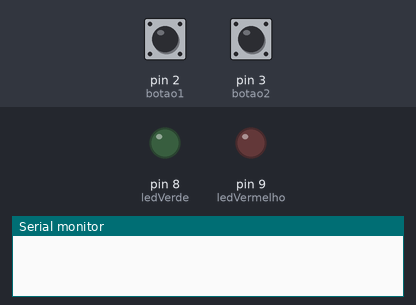
A sketch run on a simulated Arduino Uno, built with avr-gcc and run on an emulated ATmega328P. On the bench: output pins drawn as LEDs (lit = HIGH), the last lines printed to the serial monitor. The test bench sets the inputs (shaded band); at power-on: pin 2 (botao1) LOW, pin 3 (botao2) LOW.

Above: at 1.2 s.
1.3 s: pin 2 (botao1) pulled HIGH for 0.15 s
At 2.4 s:
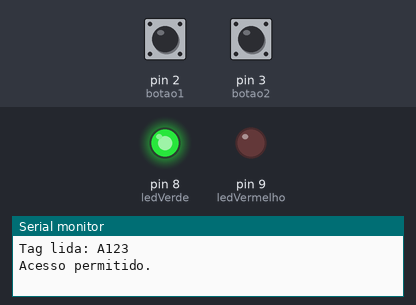
4.4 s: pin 3 (botao2) pulled HIGH for 0.15 s
At 4.7 s:
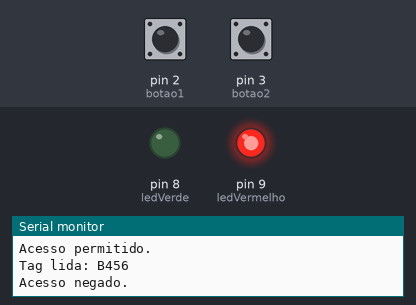
7.5 s: pin 3 (botao2) pulled HIGH for 1 s
At 9.9 s:
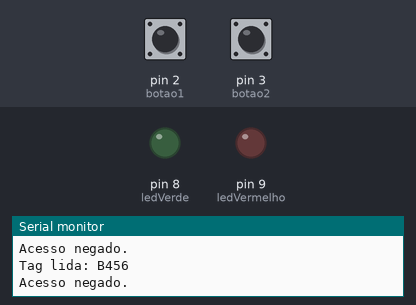
11.0 s: pin 3 (botao2) pulled HIGH for 3.2 s
At 12.2 s:
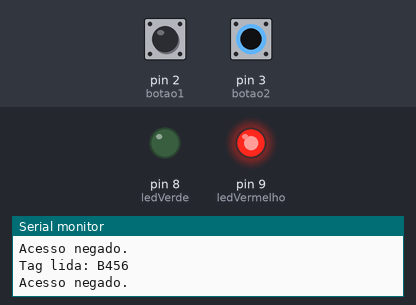
Timing chart, 0 to 14.5 s (numbered marks = the images above; inputs shaded):
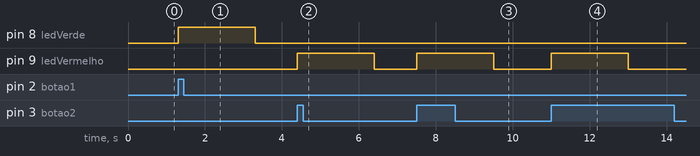

The sketch:

codigo.ino
```cpp
const int botao1 = 2;
const int botao2 = 3;
const int ledVerde = 8;
const int ledVermelho = 9;

bool estadoAnteriorBotao1 = LOW;
bool estadoAnteriorBotao2 = LOW;

void setup() {
  pinMode(botao1, INPUT);
  pinMode(botao2, INPUT);
  pinMode(ledVerde, OUTPUT);
  pinMode(ledVermelho, OUTPUT);
  Serial.begin(9600);
}

void loop() {
  bool estadoAtualBotao1 = digitalRead(botao1);
  bool estadoAtualBotao2 = digitalRead(botao2);

  // Detecta o clique no botão 1
  if (estadoAtualBotao1 == HIGH && estadoAnteriorBotao1 == LOW) {
    simularTag("A123");
  }

  // Detecta o clique no botão 2
  if (estadoAtualBotao2 == HIGH && estadoAnteriorBotao2 == LOW) {
    simularTag("B456");
  }

  estadoAnteriorBotao1 = estadoAtualBotao1;
  estadoAnteriorBotao2 = estadoAtualBotao2;

  delay(50);
}

void simularTag(String tagID) {
  Serial.println("Tag lida: " + tagID);
  if (tagID == "A123") {
    digitalWrite(ledVerde, HIGH);
    digitalWrite(ledVermelho, LOW);
    Serial.println("Acesso permitido.");
  } else {
    digitalWrite(ledVerde, LOW);
    digitalWrite(ledVermelho, HIGH);
    Serial.println("Acesso negado.");
  }

  delay(2000);
  digitalWrite(ledVerde, LOW);
  digitalWrite(ledVermelho, LOW);
}
```

Measured:
- after the input at 1.3 s, pin 8 (ledVerde): LOW → HIGH at once, → LOW 2.0 s later
- after the input at 4.4 s, pin 9 (ledVermelho): LOW → HIGH at once, → LOW 2.0 s later
- after the input at 7.5 s, pin 9 (ledVermelho): LOW → HIGH at once, → LOW 2.0 s later
- after the input at 11.0 s, pin 9 (ledVermelho): LOW → HIGH at once, → LOW 2.0 s later
